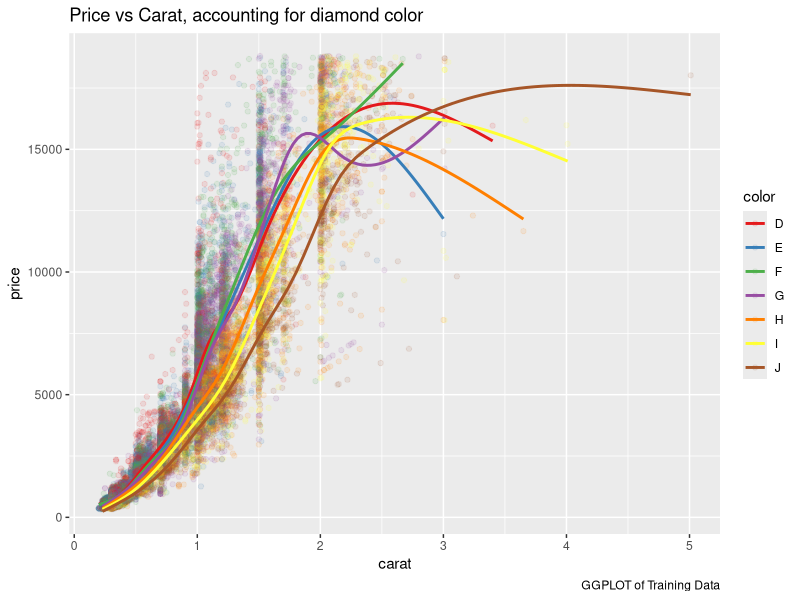
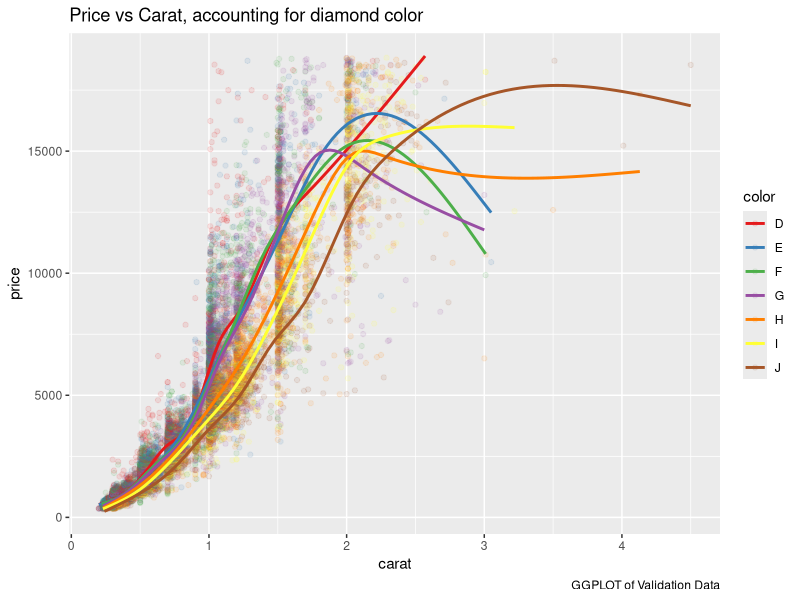
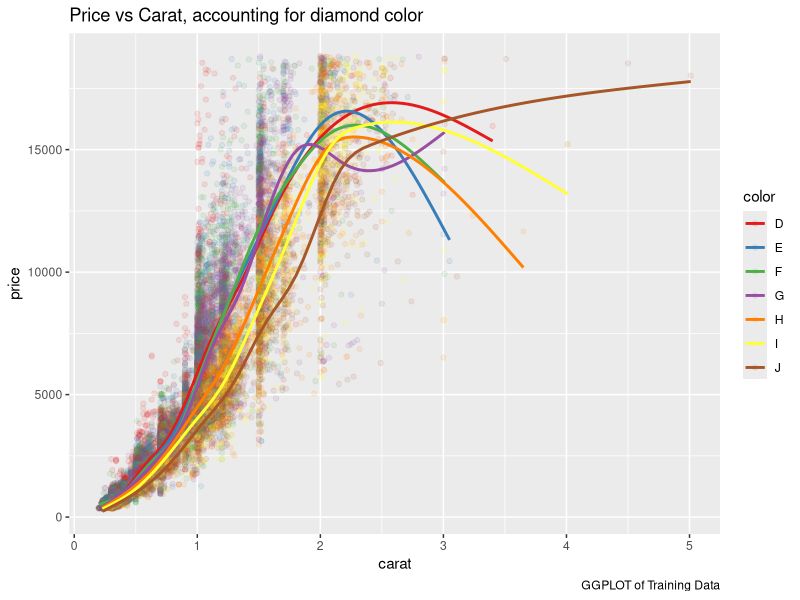
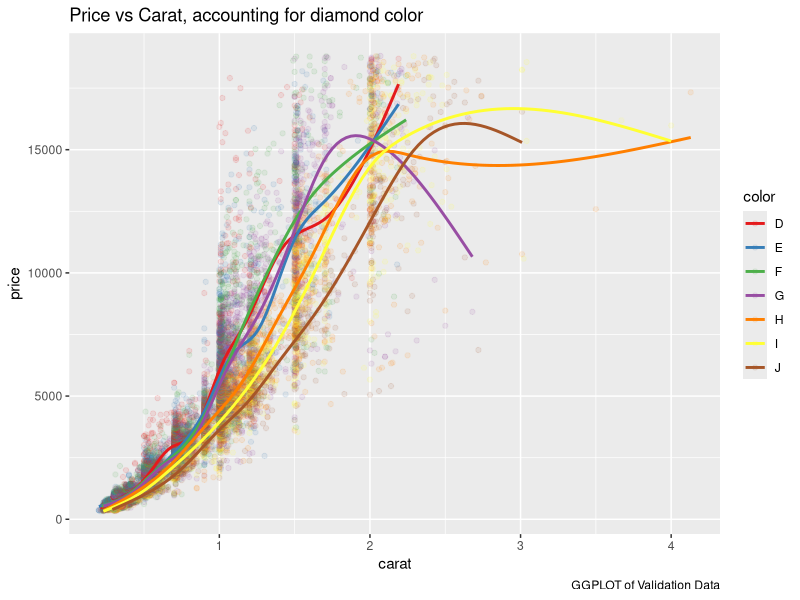
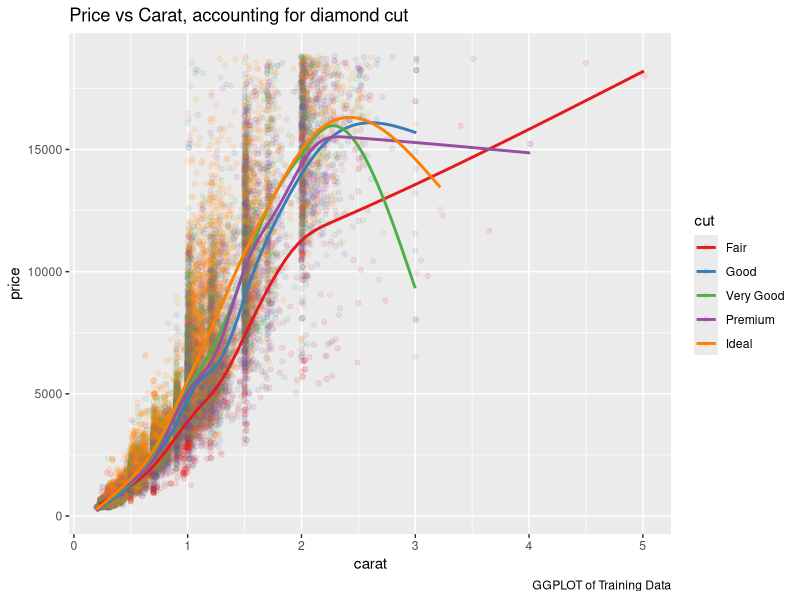
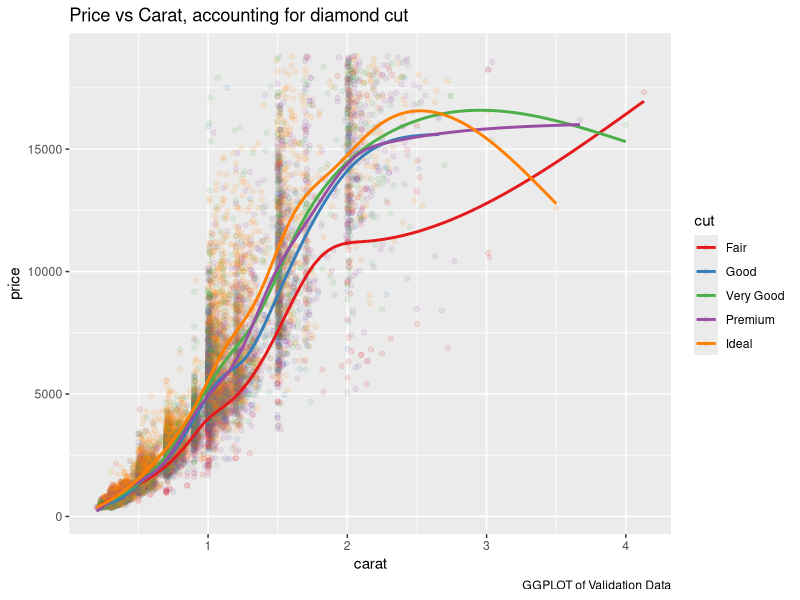
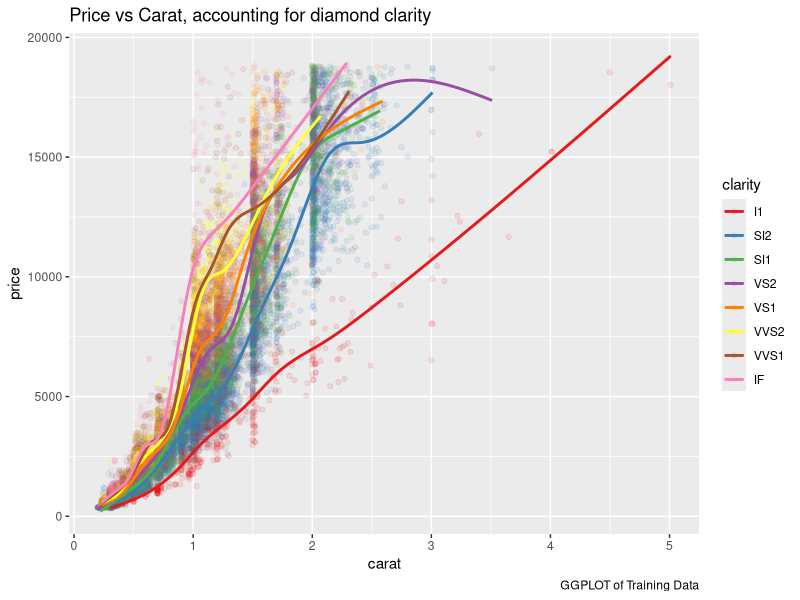
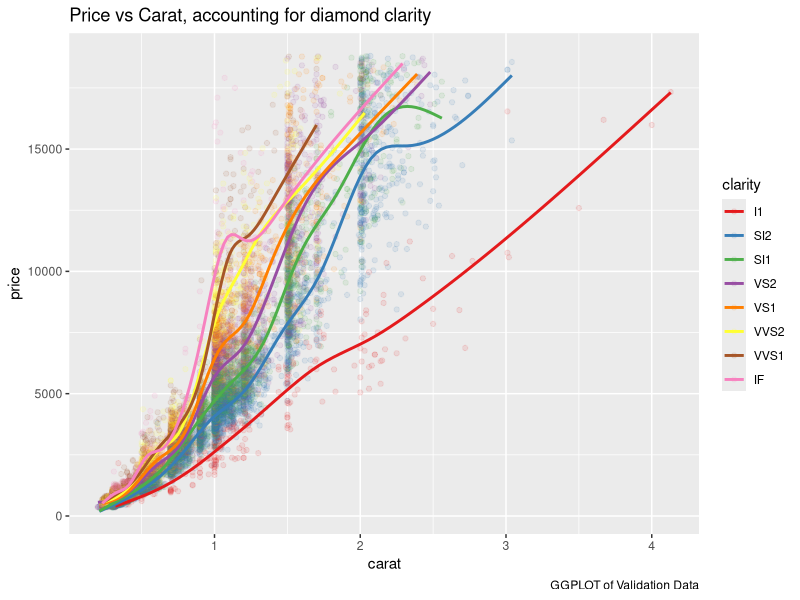

Generate these figures, in order, with R:
## ---- chunk 1
knitr::opts_chunk$set(echo = TRUE)
## ---- chunk 2
library(ggplot2)  # includes 'diamonds' dataframe. 
library(RColorBrewer)

str(diamonds)  

#################
# Partition the data, as shown in Chapter 2
# use set.seed() to get the same partitions when re-running the R code.
set.seed(42)

############################ training 60%
train.rows <- as.numeric(sample(rownames(diamonds), dim(diamonds)[1]*0.6))

# collect all the columns with training row ID into training set:
train.data <- diamonds[train.rows, ]

# assign row IDs that are not in the training partition to be in the validation partition
valid.rows <- as.numeric(setdiff(rownames(diamonds), train.rows))
valid.data <- diamonds[valid.rows, ]

## Now make plots based on the training and validation sets

p1 <- ggplot(train.data, aes(carat, price, color =  color))+
     geom_point(alpha = 0.10) +
     geom_smooth(se=FALSE) +
     scale_color_brewer(palette = "Set1") +
     labs(title = "Price vs Carat, accounting for diamond color",
          caption = "GGPLOT of Training Data")

p1

p2 <- ggplot(valid.data, aes(carat, price, color =  color)) +
     geom_point(alpha = 0.10) +
     geom_smooth(se=FALSE) +
     scale_color_brewer(palette = "Set1") +
     labs(title = "Price vs Carat, accounting for diamond color",
          caption = "GGPLOT of Validation Data")
p2
############################ training 70%
train.rows <- as.numeric(sample(rownames(diamonds), dim(diamonds)[1]*0.7))

# collect all the columns with training row ID into training set:
train.data <- diamonds[train.rows, ]

# assign row IDs that are not in the training partition to be in the validation partition
valid.rows <- as.numeric(setdiff(rownames(diamonds), train.rows))
valid.data <- diamonds[valid.rows, ]

## Now make plots based on the training and validation sets

p1 <- ggplot(train.data, aes(carat, price, color =  color))+
  geom_point(alpha = 0.10) +
  geom_smooth(se=FALSE) +
  scale_color_brewer(palette = "Set1") +
  labs(title = "Price vs Carat, accounting for diamond color",
       caption = "GGPLOT of Training Data")

p1

p2 <- ggplot(valid.data, aes(carat, price, color =  color)) +
  geom_point(alpha = 0.10) +
  geom_smooth(se=FALSE) +
  scale_color_brewer(palette = "Set1") +
  labs(title = "Price vs Carat, accounting for diamond color",
       caption = "GGPLOT of Validation Data")
p2
## ---- chunk 3
####################step 3
p1 <- ggplot(train.data, aes(carat, price, color =  cut))+
  geom_point(alpha = 0.10) +
  geom_smooth(se=FALSE) +
  scale_color_brewer(palette = "Set1") +
  labs(title = "Price vs Carat, accounting for diamond cut",
       caption = "GGPLOT of Training Data")

p1

p2 <- ggplot(valid.data, aes(carat, price, color =  cut)) +
  geom_point(alpha = 0.10) +
  geom_smooth(se=FALSE) +
  scale_color_brewer(palette = "Set1") +
  labs(title = "Price vs Carat, accounting for diamond cut",
       caption = "GGPLOT of Validation Data")
p2
## ---- chunk 4
################step 4
p1 <- ggplot(train.data, aes(carat, price, color =  clarity))+
  geom_point(alpha = 0.10) +
  geom_smooth(se=FALSE) +
  scale_color_brewer(palette = "Set1") +
  labs(title = "Price vs Carat, accounting for diamond clarity",
       caption = "GGPLOT of Training Data")

p1

p2 <- ggplot(valid.data, aes(carat, price, color =  clarity)) +
  geom_point(alpha = 0.10) +
  geom_smooth(se=FALSE) +
  scale_color_brewer(palette = "Set1") +
  labs(title = "Price vs Carat, accounting for diamond clarity",
       caption = "GGPLOT of Validation Data")
p2
